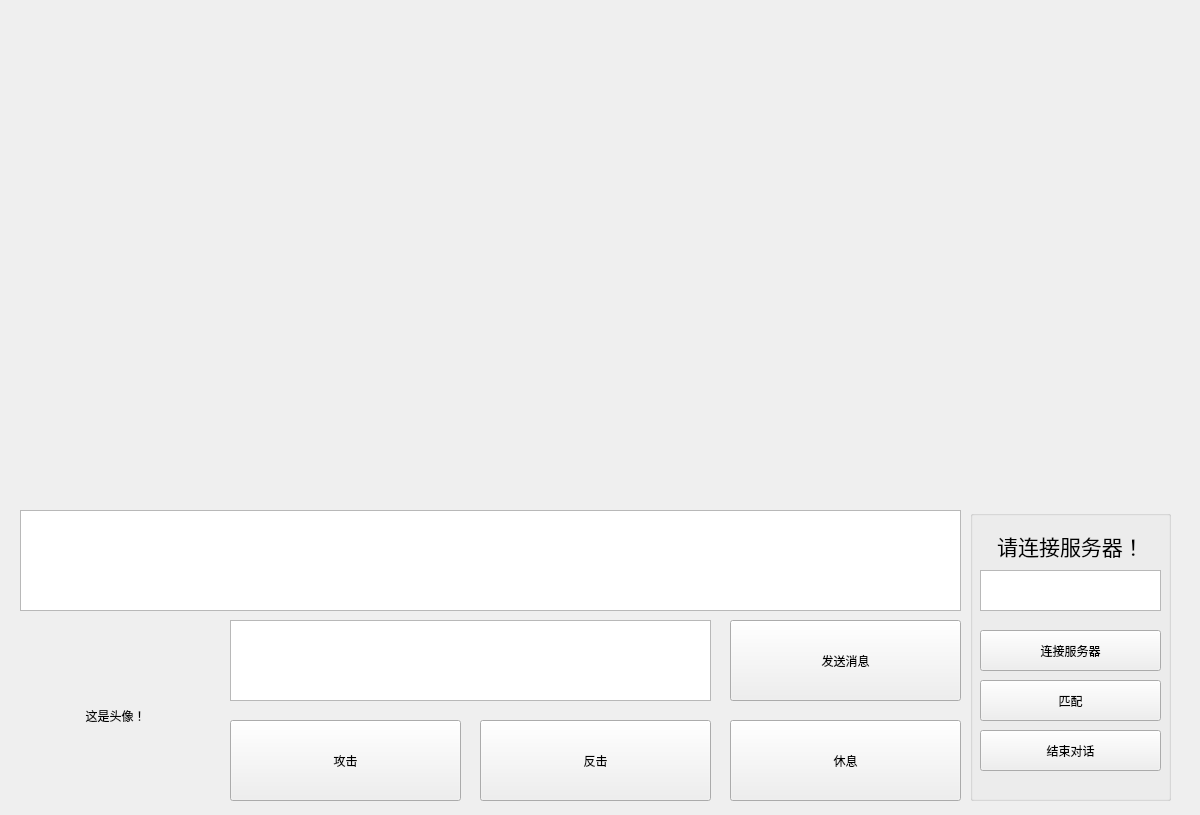
<?xml version="1.0" encoding="UTF-8"?>
<ui version="4.0">
 <class>Widget</class>
 <widget class="QWidget" name="Widget">
  <property name="geometry">
   <rect>
    <x>0</x>
    <y>0</y>
    <width>1200</width>
    <height>815</height>
   </rect>
  </property>
  <property name="windowTitle">
   <string>Widget</string>
  </property>
  <widget class="QGroupBox" name="groupBox">
   <property name="geometry">
    <rect>
     <x>970</x>
     <y>510</y>
     <width>201</width>
     <height>291</height>
    </rect>
   </property>
   <property name="title">
    <string/>
   </property>
   <widget class="QLabel" name="label">
    <property name="geometry">
     <rect>
      <x>10</x>
      <y>10</y>
      <width>181</width>
      <height>51</height>
     </rect>
    </property>
    <property name="font">
     <font>
      <family>Arial</family>
      <pointsize>16</pointsize>
     </font>
    </property>
    <property name="text">
     <string>请连接服务器！</string>
    </property>
    <property name="alignment">
     <set>Qt::AlignCenter</set>
    </property>
   </widget>
   <widget class="QPushButton" name="finishedTalkBtn">
    <property name="geometry">
     <rect>
      <x>10</x>
      <y>220</y>
      <width>181</width>
      <height>41</height>
     </rect>
    </property>
    <property name="text">
     <string>结束对话</string>
    </property>
   </widget>
   <widget class="QPushButton" name="linkBtn">
    <property name="geometry">
     <rect>
      <x>10</x>
      <y>120</y>
      <width>181</width>
      <height>41</height>
     </rect>
    </property>
    <property name="text">
     <string>连接服务器</string>
    </property>
   </widget>
   <widget class="QPushButton" name="matchBtn">
    <property name="geometry">
     <rect>
      <x>10</x>
      <y>170</y>
      <width>181</width>
      <height>41</height>
     </rect>
    </property>
    <property name="text">
     <string>匹配</string>
    </property>
   </widget>
   <widget class="QTextEdit" name="serverPortText">
    <property name="geometry">
     <rect>
      <x>10</x>
      <y>60</y>
      <width>181</width>
      <height>41</height>
     </rect>
    </property>
    <property name="minimumSize">
     <size>
      <width>181</width>
      <height>41</height>
     </size>
    </property>
    <property name="maximumSize">
     <size>
      <width>181</width>
      <height>41</height>
     </size>
    </property>
    <property name="font">
     <font>
      <family>MS Serif</family>
      <pointsize>16</pointsize>
      <weight>75</weight>
      <bold>true</bold>
     </font>
    </property>
    <property name="html">
     <string>&lt;!DOCTYPE HTML PUBLIC &quot;-//W3C//DTD HTML 4.0//EN&quot; &quot;http://www.w3.org/TR/REC-html40/strict.dtd&quot;&gt;
&lt;html&gt;&lt;head&gt;&lt;meta name=&quot;qrichtext&quot; content=&quot;1&quot; /&gt;&lt;style type=&quot;text/css&quot;&gt;
p, li { white-space: pre-wrap; }
&lt;/style&gt;&lt;/head&gt;&lt;body style=&quot; font-family:'MS Serif'; font-size:16pt; font-weight:600; font-style:normal;&quot;&gt;
&lt;p style=&quot;-qt-paragraph-type:empty; margin-top:0px; margin-bottom:0px; margin-left:0px; margin-right:0px; -qt-block-indent:0; text-indent:0px;&quot;&gt;&lt;br /&gt;&lt;/p&gt;&lt;/body&gt;&lt;/html&gt;</string>
    </property>
   </widget>
  </widget>
  <widget class="QPushButton" name="ATK">
   <property name="geometry">
    <rect>
     <x>230</x>
     <y>720</y>
     <width>231</width>
     <height>81</height>
    </rect>
   </property>
   <property name="text">
    <string>攻击</string>
   </property>
  </widget>
  <widget class="QPushButton" name="DEF">
   <property name="geometry">
    <rect>
     <x>480</x>
     <y>720</y>
     <width>231</width>
     <height>81</height>
    </rect>
   </property>
   <property name="text">
    <string>反击</string>
   </property>
  </widget>
  <widget class="QPushButton" name="REC">
   <property name="geometry">
    <rect>
     <x>730</x>
     <y>720</y>
     <width>231</width>
     <height>81</height>
    </rect>
   </property>
   <property name="text">
    <string>休息</string>
   </property>
  </widget>
  <widget class="QPushButton" name="send">
   <property name="geometry">
    <rect>
     <x>730</x>
     <y>620</y>
     <width>231</width>
     <height>81</height>
    </rect>
   </property>
   <property name="text">
    <string>发送消息</string>
   </property>
  </widget>
  <widget class="QTextEdit" name="talkText">
   <property name="geometry">
    <rect>
     <x>230</x>
     <y>620</y>
     <width>481</width>
     <height>81</height>
    </rect>
   </property>
   <property name="font">
    <font>
     <family>Myanmar Text</family>
     <pointsize>18</pointsize>
    </font>
   </property>
   <property name="html">
    <string>&lt;!DOCTYPE HTML PUBLIC &quot;-//W3C//DTD HTML 4.0//EN&quot; &quot;http://www.w3.org/TR/REC-html40/strict.dtd&quot;&gt;
&lt;html&gt;&lt;head&gt;&lt;meta name=&quot;qrichtext&quot; content=&quot;1&quot; /&gt;&lt;style type=&quot;text/css&quot;&gt;
p, li { white-space: pre-wrap; }
&lt;/style&gt;&lt;/head&gt;&lt;body style=&quot; font-family:'Myanmar Text'; font-size:18pt; font-weight:400; font-style:normal;&quot;&gt;
&lt;p style=&quot;-qt-paragraph-type:empty; margin-top:0px; margin-bottom:0px; margin-left:0px; margin-right:0px; -qt-block-indent:0; text-indent:0px;&quot;&gt;&lt;br /&gt;&lt;/p&gt;&lt;/body&gt;&lt;/html&gt;</string>
   </property>
  </widget>
  <widget class="QLabel" name="headLabel">
   <property name="geometry">
    <rect>
     <x>20</x>
     <y>620</y>
     <width>191</width>
     <height>191</height>
    </rect>
   </property>
   <property name="text">
    <string>这是头像！</string>
   </property>
   <property name="alignment">
    <set>Qt::AlignCenter</set>
   </property>
  </widget>
  <widget class="QTextEdit" name="informationShow">
   <property name="geometry">
    <rect>
     <x>20</x>
     <y>510</y>
     <width>941</width>
     <height>101</height>
    </rect>
   </property>
   <property name="readOnly">
    <bool>true</bool>
   </property>
  </widget>
 </widget>
 <resources/>
 <connections/>
</ui>
